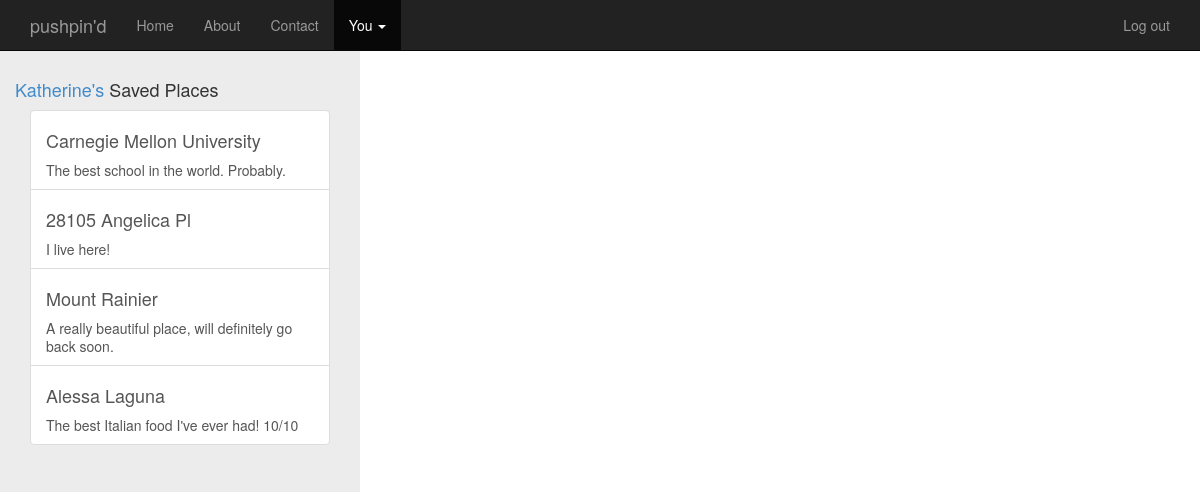
/users/1/places/ (signed in), run on the app's committed database.
### users/models.py (models this page shows, shortened)
class Profile(models.Model):
	user = models.ForeignKey(User, unique=True)
	firstName = models.CharField(max_length=50, blank=True, verbose_name="First Name")
	lastName = models.CharField(max_length=50, blank=True, verbose_name="Last Name")
	about = models.CharField(max_length=500, blank=True, verbose_name="About")
	def get_locations(self):
		return Location.objects.filter(user=self.user)

### locationlib/models.py (models this page shows, shortened)
class Location(models.Model):
	name = models.CharField(max_length=70)
	longitude = models.DecimalField(max_digits=7,decimal_places=4)
	latitude = models.DecimalField(max_digits=7,decimal_places=4)
	custDescription = models.CharField(max_length=500, default='')
	custName = models.CharField(max_length=70, default='')
	user = models.ForeignKey(User)
	saveDate = models.DateTimeField(default=timezone.now)
	def getCoordinates(self):
		if (type(self.longitude) != str) and (type(self.latitude) != str):
			return "(" + str(self.longitude)+ ", " + str(self.latitude) + ")"
		else:
			return None
	getCoordinates.admin_order_field = 'name'
	getCoordinates.short_description = 'Coordinates'

### users/views.py (the view)
# urls.py: url(r'^(?P<user_id>\d+)/places/$', views.places_index, name='places'),
def places_index(request,user_id):
	user = get_object_or_404(User, pk=user_id)
	userProfile = Profile.objects.get(user=user)
	location_list = userProfile.get_locations()
	context = {
		'user':user,
		'profile':userProfile,
		'location_list':location_list,
		'request':request,
		'loggedin': user.is_authenticated(),
	}
	return render(request, 'users/index.html', context)

### users/templates/users/index.html (shortened to what this page needs)
<head>
	{% load staticfiles %}
	<link rel="stylesheet" type='text/css' href="{% static 'users/style.css' %}" />
	<link rel="stylesheet" type='text/css' href="{% static 'locationlib/bootstrap.min.css' %}" />
</head>
<body>
	<div class="navbar navbar-inverse navbar-fixed-top" role="navigation">
	    <div class="container">
	        <div class="navbar-header">
	            <a class="navbar-brand" href="/">pushpin'd</a>
	        </div>
	        <div class="navbar-collapse collapse">
		        <ul class="nav navbar-nav">
		            <li><a href="{% url 'home' %}">Home</a></li>
		            <li><a href="#about">About</a></li>
		            <li><a href="#contact">Contact</a></li>
		            {% if loggedin %}
		            	<li class="dropdown active">
		            		<a href='#' class="dropdown-toggle" data-toggle="dropdown">You <span class="caret"></span></a>
				        </li>
		            {% endif %}
		        </ul>
	        	{% if not loggedin %}
		        	<form class="navbar-form navbar-right" role="form" action="{% url 'authenticator' %}" method="POST">
			            <div id="mini-login" class="form-group">
							{% csrf_token %}
							<input type='text' placeholder="Username" name="username" class="form-control">
							<input type='password' placeholder="Password" name="password" class="form-control">
							<input type='Submit' value='Log In' class="btn btn-success">
						</div>
		            </form>
	            {% else %}
	            	<ul class="nav navbar-nav navbar-right">
			    		<li><a href='{% url "logout" %}' >Log out</a></li>
			    	</ul>
			    {% endif %}
		    </div>
	    </div>
	</div>
	<div class="container" id='location-sidebar'>
		<div id="location-list-header">
			<br>
			<h4>
			{% if user.id != request.user.id %}
				{% if profile.firstName != '' %}
				<a href='{% url "users:profile" user.id %}'>{{ profile.firstName}}'s</a> Saved Places
				{% else %}
				<a href='{% url "users:profile" user.id %}'>{{user}}'s</a> Saved Places
				{% endif %}
			{% else %}
				<a href="{% url 'users:profile' user.id %}">Your</a> Saved Places
			{% endif %}
			</h4>
		</div>
		<div class="container" id="location-list">
			<div class="list-group">
				{% if location_list %}
					{% for location in location_list %}
						<a class="list-group-item" href="{% url 'locationlib:detail' location.id %}">
							<div class="location-container" id="{{location.id}}">
								<h4 class="list-group-item-header">{{location.name}}</h4></li>
								<p class="list-group-item-text">{{location.custDescription}}</p>
							</div>
						</a>
					{% endfor %}
				{% else %}
					<p>no places saved! :(</p>
					{% if user == request.user %}
					<a href="{% url 'users:add' user.id %}">add a new place?</a>
					{% endif %}
				{% endif %}
			</div>
		</div>
	</div>
	<div id="map-canvas"></div>
</body>

### users/static/users/style.css (style rules this page uses)
body { padding-top:50px; }
#map-canvas { max-width:75%; margin-left: 22%; height:100%; }
#location-sidebar { max-width:30%; height:100%; background:#ececec; float:left; overflow-x:hidden; }
#location-list { max-width: 100%; }

### data on the page
Profile: firstName "Katherine"
Location: name "Carnegie Mellon University", custDescription "The best school in the world. Probably."
Location: name "28105 Angelica Pl", custDescription "I live here!"
Location: name "Mount Rainier", custDescription "A really beautiful place, will definitely go back soon."
Location: name "Alessa Laguna", custDescription "The best Italian food I've ever had! 10/10"
